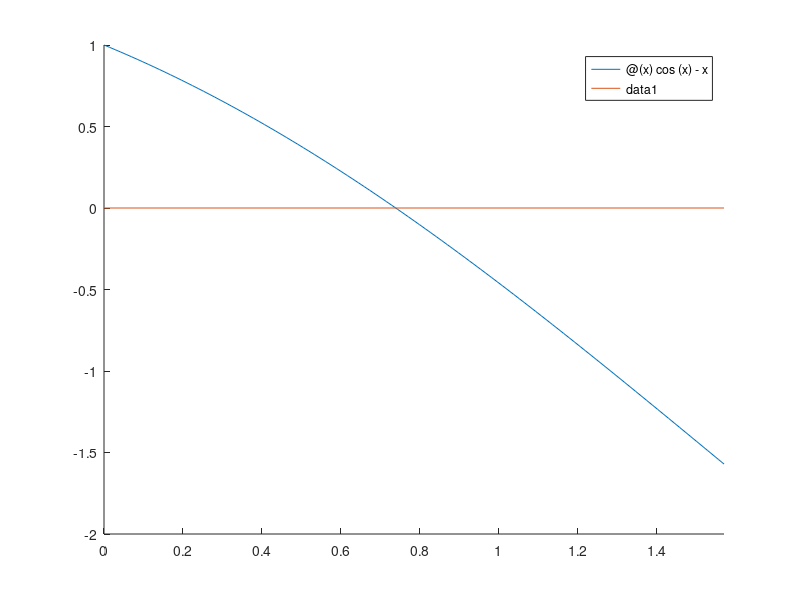

Write the MATLAB code that produced this figure. (Note: this script raises an error after producing the figure.)
f=@(x) cos(x)-x

clf; hold on;
fplot(f,[0,pi/2])
plot([0,pi/2],[0,0])

[X, FVAL, INFO, OUTPUT]=fzero(f,pi/4)
[c,val_f,i]=bisection(f,0,pi/2)
[c,val_f,i]=false_pos(f,0,pi/2)
[x2,val_f,i]=secant(f,0,pi/2)
df=@(x) -sin(x)-1
[x1,val_f,i]=Newton(f,df,pi/4)
g=@(x) cos(x)
[x1,i]=succesiv(g,pi/4)
[p,i]=Steffensen(g,pi/4)
phi=@(x) x-f(x)./df(x)
[x1,i]=succesiv(phi,pi/4)
